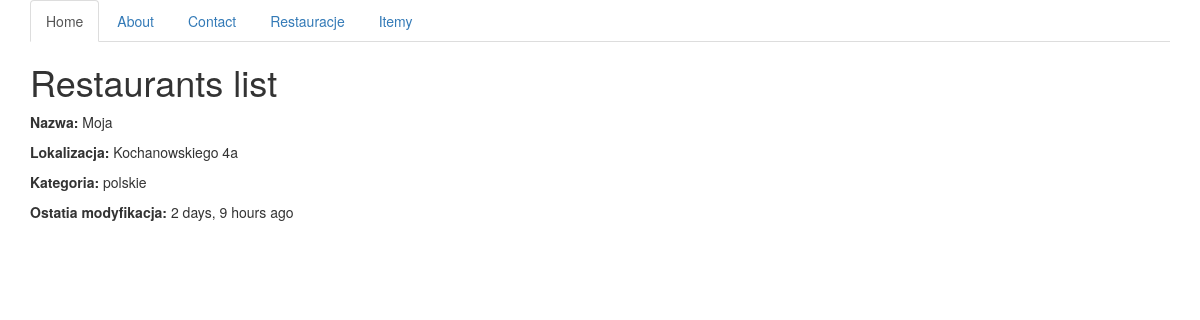
The page /restaurants/moja/ (signed in) on the database its author committed.
### restaurants/models.py (models this page shows, shortened)
class RestaurantLocation(models.Model):
    owner = models.ForeignKey(User)
    name = models.CharField(max_length=120)
    location = models.CharField(max_length=120, null=True, blank=True)
    category = models.CharField(max_length=120, null=True, blank=True, validators=[validate_category])
    timestamp = models.DateTimeField(auto_now_add=True)
    updated = models.DateTimeField(auto_now=True)
    slug = models.SlugField(null=True, blank=True)
    @property
    def title(self):
        return self.name

### restaurants/views.py (the view)
# urls.py: url(r'^(?P<slug>[\w-]+)/$', RestaurantsDetailView.as_view(), name='detail'),
class RestaurantsDetailView(LoginRequiredMixin, DetailView):
    def get_queryset(self):
        queryset = RestaurantLocation.objects.filter(owner=self.request.user)
        return queryset

### restaurants/templates/restaurants/restaurantlocation_detail.html (shortened to what this page needs)
{% extends 'base.html' %}
{% block content %}
    <h1>Restaurants list</h1>
    <p><strong>Nazwa:</strong> {{ object.title }} </p>
    <p><strong>Lokalizacja:</strong> {{ object.location }}</p>
    <p><strong>Kategoria:</strong> {{ object.category }}</p>
    <p><strong>Ostatia modyfikacja:</strong> {{ object.updated|timesince }} ago</p>
{% endblock %}

### rows shown on the page
RestaurantLocation: title "Moja", location "Kochanowskiego 4a", category "polskie", updated "2 days, 9 hours"
